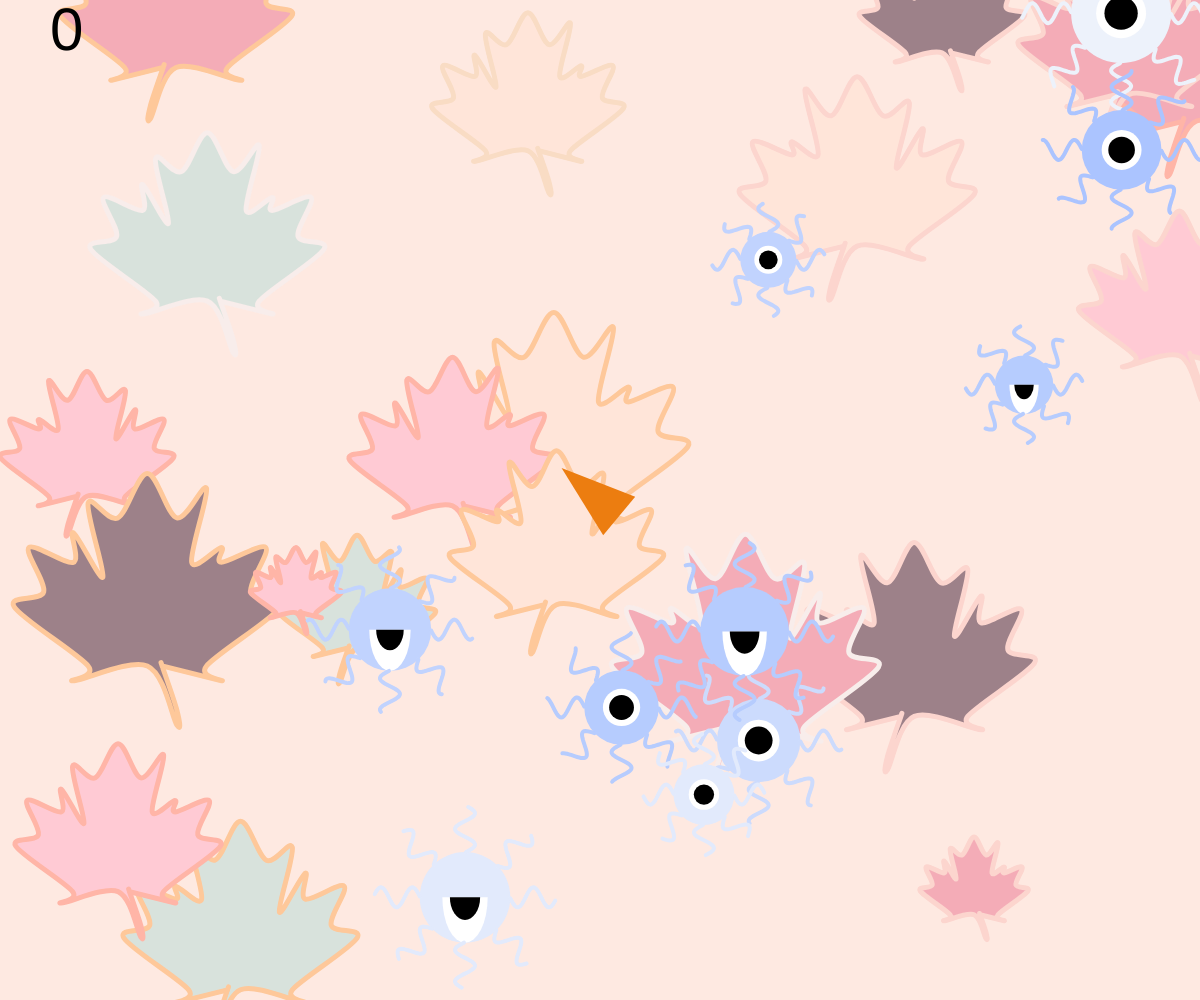
Frame 1 (no input)
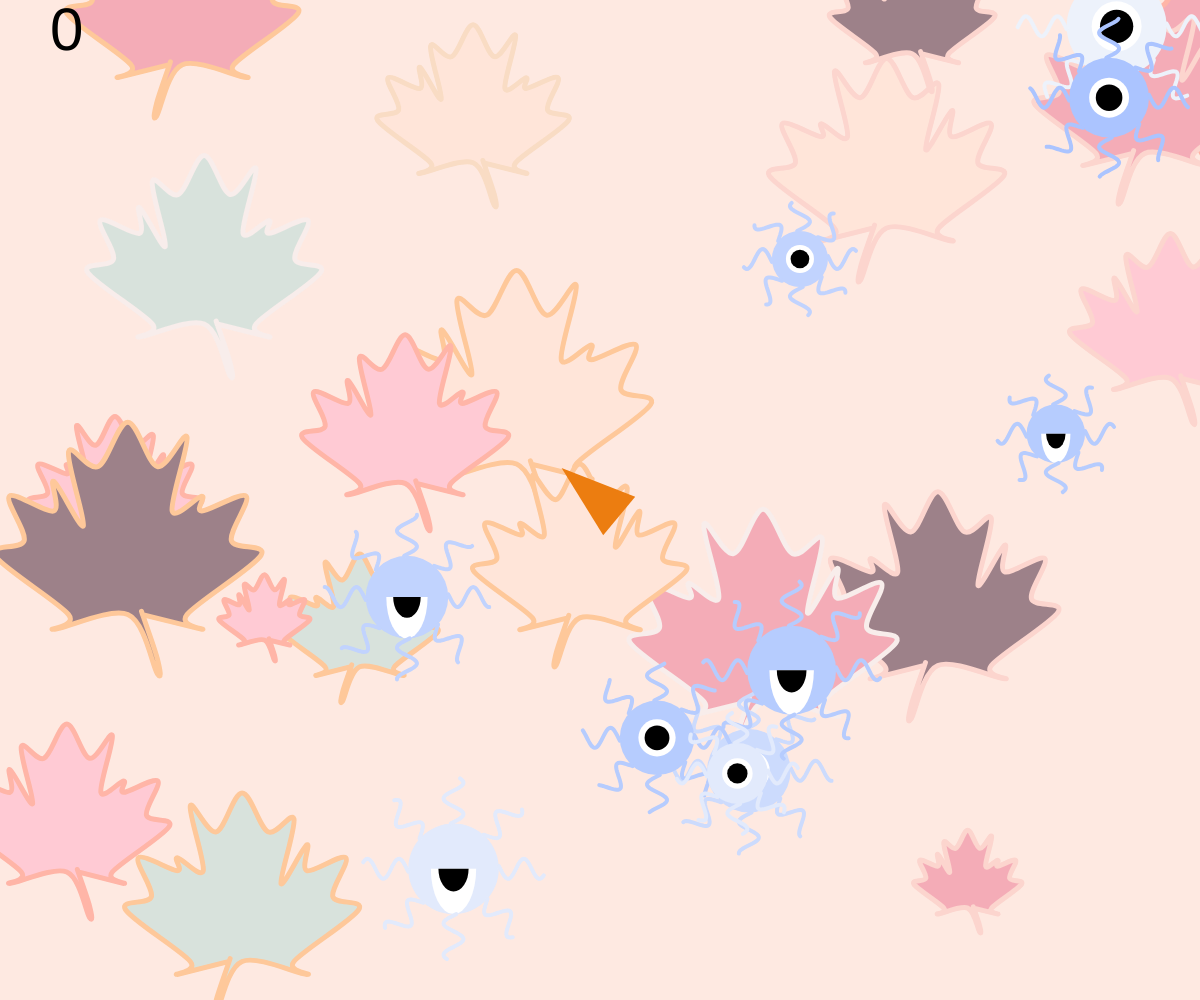
Frame 60 (no input)
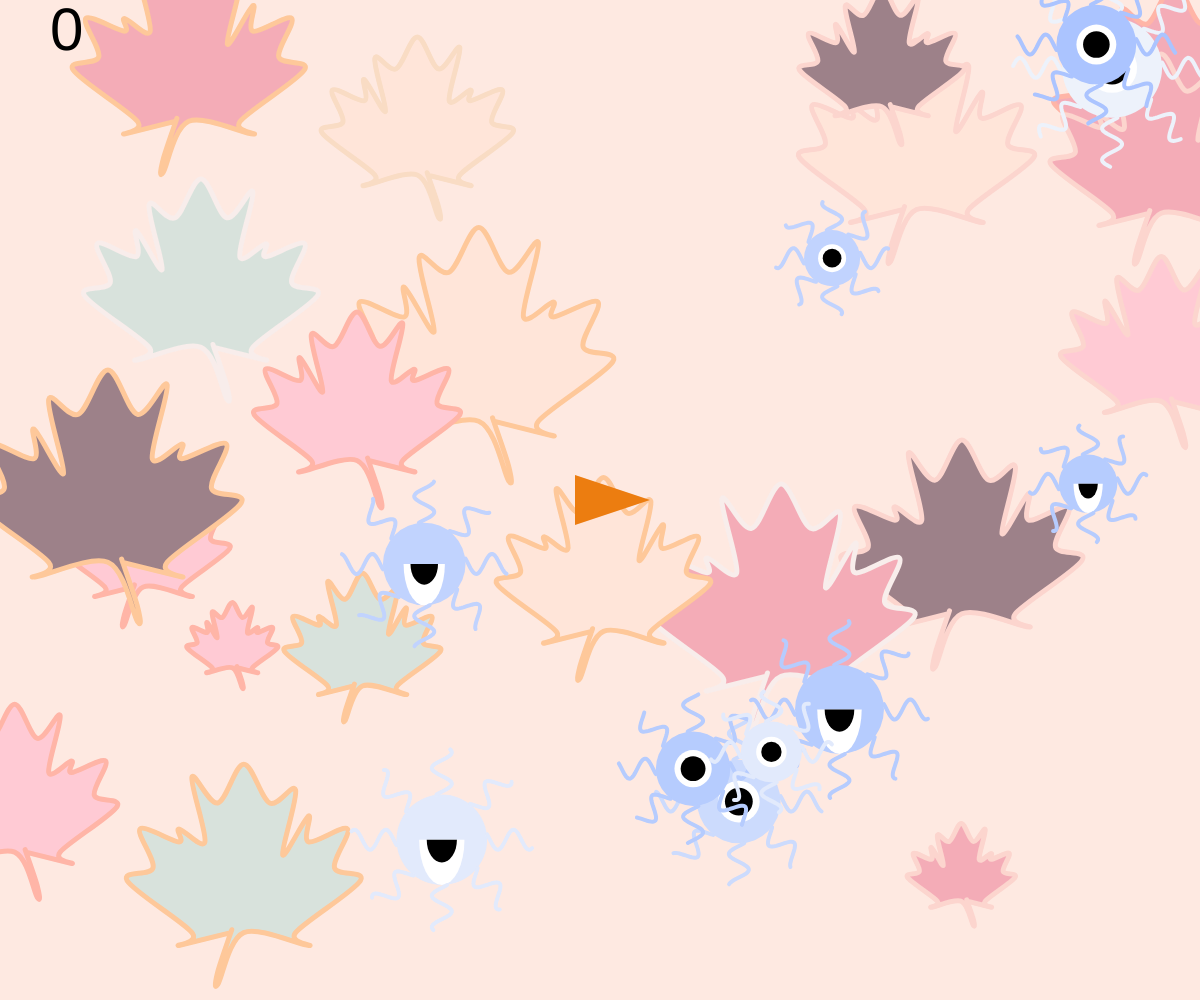
Frame 120 (the mouse pressed at the canvas centre since frame 60)

The p5.js sketch that drew these frames (run headless with seeded random() and noise() and a simulated clock; from frame 60 on, the mouse is pressed at the canvas centre):

// p5.js sketch
// ── sketch.js
// let points = [
// [7,10],[12,6],[12,4],[9,1],[10,-2],[10,-7],[5,-10],[1,-11],[1,-13],[-3,-13],[-14,-4],[-13,4],
// [-11,9],[-12,13],[-10,16],[-8,17],[-5,13],[3,13],[7,16],[10,15],[10,13],[7,10]
// ]


//let points =[[6, -3], [5, 0], [7, 2],[7,4],[6,5],[9,5],[9,6],[8,7],[7,8],[6,8],[5,10],[4,10],[4,9],[5,8],[4,5],[0,5],[-2,4],[-4,1],[-4,-6],[-5,-7],[-10,-6],[-9,-7],[-4,-8],[-3,-7],[-1,-5],[4,4],[3,2],[3,1],[5,-3],[4,-4],[5,-4],[6,-3],[4,1],[5,2],[1,-4],[2,-5],[2,-8],[8,-8],[7,-7],[3,-7],[3,-1],[4,-1],[3,-1],[2,-3],[0,-5],[-4,-2],[-3,-4],[-1,-5],[-1,-9],[5,-10],[6,-9],[0,-8],[0,-5],[1,0],[-1,3],[5,-4],[6,-4],[7,-3],[6,1]];

let points = [[1,-3], [5,-4], [4,-3],[9,1],[7,2],[8,5],[5,4],[5,5],[3,4],[4,9],[2,7],[0, 10],[-2, 7], [-4, 8],[-3,3],[-5,6],[-5,4],[-8,5],[-7,2],[-9,1],[-4,-3],[-5,-4],[0,-3],[2,-7],[2,-6],[1,-3]]; //list資料

var fill_colors = "d8e2dc-ffe5d9-ffcad4-f4acb7-9d8189".split("-").map(a=>"#"+a)

var line_colors = "ffb5a7-fcd5ce-f8edeb-f9dcc4-fec89a".split("-").map(a=>"#"+a)

//畫points所有"點"的物件定義
var ball //目前要處理的物件，暫時放在ball變數內
var balls =[]//把產生的"所有"的物件，為物建倉庫，所有的物件資料都在此

//設定飛彈物件的變數
var bullet
var bullets =[]//把產生的"所有"的物件，為物建倉庫，所有的物件資料都在此

//設定怪物物件的變數
var monster
var monsters =[]//把產生的"所有"的物件，為物建倉庫，所有的物件資料都在此
//設定砲台位置
var shipP

//設定分數
var score = 0


function setup() {
  createCanvas(windowWidth, windowHeight);
  shipP= createVector(width/2,height/2) //預設砲台位置為(width/2,height/2)
  for(var i=0;i<20;i=i+1){//i=0,1,2,3,4....9
    ball = new Obj({})//產生一個Obj class元件
    balls.push(ball) //把ball物件放入到balls陣列內

  }
  createCanvas(windowWidth, windowHeight);
  for(var i=0;i<10;i=i+1){//i=0,1,2,3,4....9
    monster = new Monster({})//產生一個Obj class元件
    monsters.push(monster) //把ball物件放入到balls陣列內
  }
}
function draw() {
  background("#fee9e1");
  // for(var j=0;j<balls.length;j=j+1){
  //   ball = balls[j]
  //   ball.draw()
  //   ball.update()
  //}
 //上下左右建
  if(keyIsPressed){

    if(key=="ArrowLeft" || key=="a"){ //按下左鍵
      shipP.x = shipP.x - 5
    }
    if(key=="ArrowRight"|| key=="d"){ //按下右鍵
      shipP.x = shipP.x + 5
  }
    if(key=="ArrowUp"|| key=="w"){ //按下往上鍵
      shipP.y = shipP.y - 5
  }
    if(key=="ArrowDown"|| key=="s"){ //按下往下鍵
      shipP.y = shipP.y + 5
  }





  }
  //大象的顯示
  for(let ball of balls)//只要是陣列的方式，都可以利用在此方式處理
  {
    ball.draw()
    ball.update()
      //在物件上按下滑鼠，物件消失不見，分數+1分
      for(let bullet of bullets){
      if(ball.isBallInRanger(bullet.p.x,bullet.p.y)){ //飛彈物件有無接觸現在的ball
        balls.splice(balls.indexOf(ball),1) //從倉庫balls取出被滑鼠按到的物件編號(balls.indexOf(ball),1)，只取1個
        bullets.splice(bullets.indexOf(bullet),1)
        score = score-1
        
      }
    }
   }

  //飛彈的顯示
  for(let bullet of bullets)//只要是陣列的方式，都可以利用在此方式處理
  {
    bullet.draw()
    bullet.update()
  }

  //怪物的顯示
  for(let monster of monsters)//只要是陣列的方式，都可以利用在此方式處理
  {
    if(monster.dead == true && monster.timenum>40){
      monsters.splice(monsters.indexOf(monster),1)//從倉庫balls取出被滑鼠按到的物件編號(balls.indexOf(ball),1)，只取1個
    }
    monster.draw()
    monster.update()
      //在物件上按下滑鼠，物件消失不見，分數+1分
      for(let bullet of bullets){
      if(monster.isBallInRanger(bullet.p.x,bullet.p.y)){ //飛彈物件有無接觸現在的ball
        // monsters.splice(monsters.indexOf(monster),1) //從倉庫balls取出被滑鼠按到的物件編號(balls.indexOf(ball),1)，只取1個
        bullets.splice(bullets.indexOf(bullet),1)
        score = score+1
        monster.dead = true //代表該怪物死亡
      }
    }
  }

  textSize(60)
  text(score,50,50) //在座標為(50，50)上，顯示score分數內容
  push() //重新規劃畫原點(0,0)，在視窗中心
  let dx = mouseX - width/2
  let dy = mouseY - height/2
  let angle = atan2(dy,dx)
  //translate(width/2,height/2)
  translate(shipP.x,shipP.y)
  fill("#ec7d10")
  noStroke()
  rotate(angle)
  triangle(-25,25,-25,-25,50,0)// 設定三個點，畫成一個三角形
  pop()//恢復原本設定，原點(0,0)在視窗左上角
}
//滑鼠按下產生新物件
function mousePressed(){
  //滑鼠按下產生新物件
  // ball = new Obj({
  //   p:{x:mouseX,y:mouseY}
  // })//在滑鼠按下的地方，產生一個Obj class元件
  // balls.push(ball) //把ball物件放入到balls陣列內(丟到倉庫)

  // +++++++++++++++++++++++++++++++++++++++++++++++++++++++
  //在物件上按下滑鼠，物件消失不見，分數+1分
  // for(let ball of balls){
  //   if(ball.isBallInRanger(mouseX,mouseY)){
  //     balls.splice(balls.indexOf(ball),1) //從倉庫balls取出被滑鼠按到的物件編號(balls.indexOf(ball),1)，只取1個
  //     score = score+1
  //   }
  // }
  //+++++++++++++++++++++++++++++++++++++++++++++++++++
  //按一下產生一個飛彈
  bullet = new Bullet({})//在滑鼠按下的地方，產生一個ullet class元件(產生一個飛彈)
  bullets.push(bullet) //把bullet物件放入到bullets陣列內(丟到倉庫)
  // bullet_sound.play()
}
//按下空白建
function keyPressed(){     
  if(key==" "){ //按下空白建，發射飛彈，其實跟按下滑鼠功能一樣
    bullet = new Bullet({})//在按下空白建的地方，產生一個ullet class元件(產生一個飛彈)
    bullets.push(bullet) //把bullet物件放入到bullets陣列內(丟到倉庫)
    bullet_sound.play()

  }
  // //上下左右建
  // if(key=="ArrowLeft"){ //按下左鍵
  //   shipP.x = shipP.x - 5
  // }
  // if(key=="ArrowRight"){ //按下右鍵
  //   shipP.x = shipP.x + 5
  // }
  // if(key=="ArrowUp"){ //按下往上鍵
  //   shipP.y = shipP.y - 5
  // }
  // if(key=="ArrowDown"){ //按下往下鍵
  //   shipP.y = shipP.y + 5
  // }

}   

// ── bullet.js
//定義一個bullet 物件的class
class Bullet{
    constructor(args){ //預設值，基本資料(物件顏色，移動速度，大小，初始顯示位置...)
        this.r = args.r || 20 //設定的飛彈有大小時 就傳參數args.r來設定飛彈大小，沒傳參數，就已10為主
        this.p = args.p || shipP.copy() //createVector(width/2,height/2) //建立一個向量，{x:width/2,height/2}
        this.v = args.v || createVector(mouseX-width/2,mouseY-height/2).limit(5)
        this.color = args.color ||"#ec7d10"

    }
    draw(){ //繪出物件程式碼
        push() //
            translate(this.p.x,this.p.y)
            fill(this.color)
            noStroke()
            ellipse(0,0,this.r)
        pop()

    }
    update(){ //計算出移動後的位子
        // this.p.x = this.p.x +this.v.x //x目前位置(this.p.x)加上x軸的移動速度(this.v.x)
        // this.p.y = this.p.y +this.v.y //y目前位置(this.p.y)加上y軸的移動速度(this.v.y)
        this.p.add(this.v)
    }
  }
// ── monster.js
var monster_colors = "edf2fb-e2eafc-d7e3fc-ccdbfd-c1d3fe-b6ccfe-abc4ff".split("-").map(a=>"#"+a)

class Monster{ //宣告一個怪物類別，名稱Monster
    constructor(args){ //預設值，基本資料(物件顏色，移動速度，大小，初始顯示位置...)
        this.r = args.r || random(50,100) //(大小差異)設定的怪固的主體， 就傳參數args.r來設定怪物大小，沒傳參數，就已100為主
        this.p = args.p || createVector(random(width),random(height)) //建立一個向量，由電腦抽取顯示的初始位置
        this.v = args.v || createVector(random(-1,1),random(-1,1)) //移動的數度，如果沒船args參數，就會利用亂數(-1，1)，抽參數
        this.color = args.color || random(monster_colors) //物件充滿顏色
        this.mode = random(["happy","bad"])
        this.dead = false
        this.timenum = 0 //延長時間讓它顯示死亡畫面

    }

    draw(){ //劃出元件
        if(this.dead == false ){

            push() //重新設定圓點位置
                translate(this.p.x,this.p.y) //把原點座標(0，0)座標移到物件中心位置
                fill(this.color)
                noStroke()
                ellipse(0,0,this.r)

                if(this.mode=="happy"){
                    fill(255)
                    ellipse(0,0,this.r/2)
                    fill(0)
                    ellipse(0,0,this.r/3)
                }else{
                    fill(255)
                    arc(0,0,this.r/2,this.r/1,0,PI)
                    fill(0)
                    arc(0,0,this.r/3,this.r/2,0,PI)
                }
                stroke(this.color)
                strokeWeight(4)
                noFill()
                //line(this.r/2,0,this.r,0)
                for(var j=0;j<8;j++){
                    rotate(PI/4)
                    beginShape()
                        for(var i=0;i<(this.r/2);i++){
                            vertex(this.r/2+i,sin(i/5+frameCount/10)*10)
                        }

                    endShape()
                }
            pop() //恢復到整個視窗的左上角
        }
        else{ //怪物死亡的畫面
            this.timenum=this.timenum+1
            push()
                translate(this.p.x,this.p.y) //把原點座標(0，0)座標移到物件中心位置
                fill(this.color)
                noStroke()
                ellipse(0,0,this.r)
                stroke(255)
                line(-this.r/2,0,this.r/2,0)
                stroke(this.color)
                strokeWeight(4)
                noFill()

                for(var i=0;i<(this.r/2);i++){
                    rotate(PI/4)
                    line(this.r/2,0,this.r,0)
                }
                //vertex(this.r/2+i,sin(i/5+frameCount/10)*10)
            pop()

    }
}
    update(){ //計算出移動元件後的位置
        this.p.add(this.v)
        if(this.p.x<=0 || this.p.x>width){ //x軸碰到左邊(<=0)，，或是碰到右邊(>width)
            this.v.x = -this.v.x //把x方向速度改變
         }
         if(this.p.y<=0 || this.p.y>height){ //y軸碰到上邊(<=0)，，或是碰到下邊(>height)
            this.v.y = -this.v.y //把y方向速度改變
         }
       }

       isBallInRanger(x,y){ //功能:判斷飛彈的位子是否在物件的範圍內
        let d = dist(x,y,this.p.x,this.p.y) //計算兩點(滑鼠按下物件為中心點)之間的距離，放到d變數內
        if(d<this.r/2) {//d<計算物件大小
          return true //飛彈(x,y)與物件的距離(x,y,this.p.x,this.p.y)小於物件的半徑，代表觸碰了，則傳回true的值(觸碰)
          }else{
            return false //飛彈(x,y)與物件的距離(x,y,this.p.x,this.p.y)小於物件的半徑，代表沒觸碰了，則傳回false的值(誤觸碰)
          }
      }

}
// ── obj.js
//claa:類別，例子
//設定位置
class Obj{ //宣告一個類別，針對一個畫的圖案
  constructor(args){ //預設值，基本資料(物件顏色，移動速度，大小，初始顯示位置...)
    //this.p = args.p || {x:random(width),  y:random(height)}//描述該物件的初始位置，||(or)，當產生一個物件時，有傳給位置參數，則使用該參數，如果沒有傳參數，就以||(or)後面設定產出
    this.p = args.p || createVector(random(width),random(height))//把原本的{x:...,y:...}改成"向量"方式呈現
    // this.v = {x:random(-1,1),  y:random(-1,1)}//設定一個物件的移動速度
    this.v = createVector(random(-1,1),random(-1,1))//把原本的{x:...,y:...}改成"向量"方式呈現
    this.size = random(5,15)//一個物件的放大倍率
    this.color = random(fill_colors) //物件充滿顏色
    this.stroke = random(line_colors)//物件外框顏色

  }

  //畫圖
 draw(){ //劃出單一個物件形狀
   push() //執行push指令後，依照我的設定，設定原點(0,0)的位置
     translate(this.p.x,this.p.y) //以該物件位置為原點
     scale(this.v.x<0?1:-1,-1)//物件方向改變
     fill(this.color)
     stroke(this.stroke)
     strokeWeight(5) //線條粗細
     beginShape()
     for(var k=0; k < points.length;k=k+1){
       //line(points[k][0]*this.size,points[k][1]*this.size,points[k+1][0]*this.size,points[k+1][1]*this.size)
       //vertex(points[k][0]*this.size,points[k][1]*this.size)  //只要設定一個點，當指令到endShape()，會把所有點串接在一起   
       curveVertex(points[k][0]*this.size,points[k][1]*this.size) //畫線為圓弧方式畫圖
     }
     endShape(CLOSE)
   pop() //執行pop()，原點(0,0)的設定回到整個視窗左上角
 }
 //物件碰到螢幕邊框會往內彈
 update(){//移動的程式碼
   // this.p.x = this.p.x +this.v.x //x目前位置(this.p.x)加上x軸的移動速度(this.v.x)
   // this.p.y = this.p.y +this.v.y //y目前位置(this.p.y)加上y軸的移動速度(this.v.y)
   this.p.add(this.v) //設定好"向量"，使用add，就可以與上面兩行指令一樣的效果
   //向量sub==>減號

   //知道滑鼠位置，並建立一個滑鼠向量
  //  let mouseV = createVector(mouseX,mouseY)//把滑鼠的位置轉換成一個向量
  //  let delta = mouseV.sub(this.p).limit(this.v.mag()*2) //sub計算出滑鼠所在位置的向量(mouseV)到物件向量(this.p)的距離，limit (3)移動距離
  //  //this.v.mag()該物件的速度大小(一個向量值有大小和方向)
  //  this.p.add(delta)

   if(this.p.x<=0 || this.p.x>width){ //x軸碰到左邊(<=0)，，或是碰到右邊(>width)
      this.v.x = -this.v.x //把x方向速度改變
   }
   if(this.p.y<=0 || this.p.y>height){ //y軸碰到上邊(<=0)，，或是碰到下邊(>height)
      this.v.y = -this.v.y //把y方向速度改變
   }
 }
 //判斷物件是否被觸碰(按到)
 isBallInRanger(x,y){ //功能:判斷飛彈的位子是否在物件的範圍內
  let d = dist(x,y,this.p.x,this.p.y) //計算兩點(滑鼠按下物件為中心點)之間的距離，放到d變數內
  if(d<4*this.size) {//d<計算物件大小
    return true //滑鼠與物件的距離小於物件的寬度，代表觸碰了，則傳回true的值(觸碰)
    }else{
      return false //滑鼠與物件的距離小於物件的寬度，代表沒觸碰了，則傳回false的值(誤觸碰)
    }
}
}
